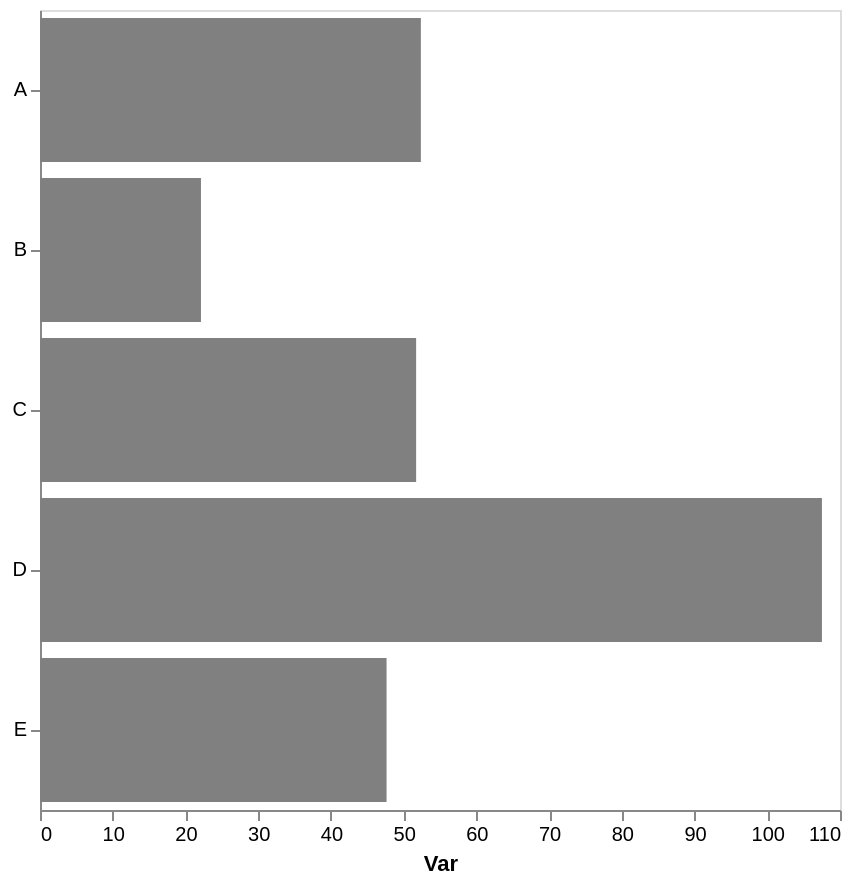

Source (Vega-Lite JSON):
### Vega-Lite specification from a JSON file in a GitHub repository (floating-point values rounded to 4 significant figures)
{"config": {"view": {"continuousWidth": 300, "continuousHeight": 300}, "axis": {"grid": false}, "bar": {"color": "gray"}}, "data": {"name": "data-018d5c90481bd0e6659b6f12875ee963"}, "mark": {"type": "bar"}, "encoding": {"x": {"aggregate": "mean", "axis": {"title": "Var"}, "field": "var1", "type": "quantitative"}, "y": {"axis": {"title": null}, "field": "cat", "type": "nominal"}}, "height": 400, "width": 400, "$schema": "https://vega.github.io/schema/vega-lite/v5.17.0.json", "datasets": {"data-018d5c90481bd0e6659b6f12875ee963": [{"cat": "E", "var1": 62.84, "var2": 45.39}, {"cat": "B", "var1": 20.71, "var2": 56.21}, {"cat": "C", "var1": 51.72, "var2": 44.97}, {"cat": "E", "var1": 43.45, "var2": 47.51}, {"cat": "D", "var1": 101.5, "var2": 54.56}, {"cat": "E", "var1": 36.66, "var2": 41.01}, {"cat": "D", "var1": 113.5, "var2": 60.27}, {"cat": "A", "var1": 51.02, "var2": 34.24}, {"cat": "A", "var1": 61.51, "var2": 36.15}, {"cat": "B", "var1": 23.56, "var2": 62.33}, {"cat": "A", "var1": 61.85, "var2": 53.55}, {"cat": "A", "var1": 35.1, "var2": 49.78}]}}
